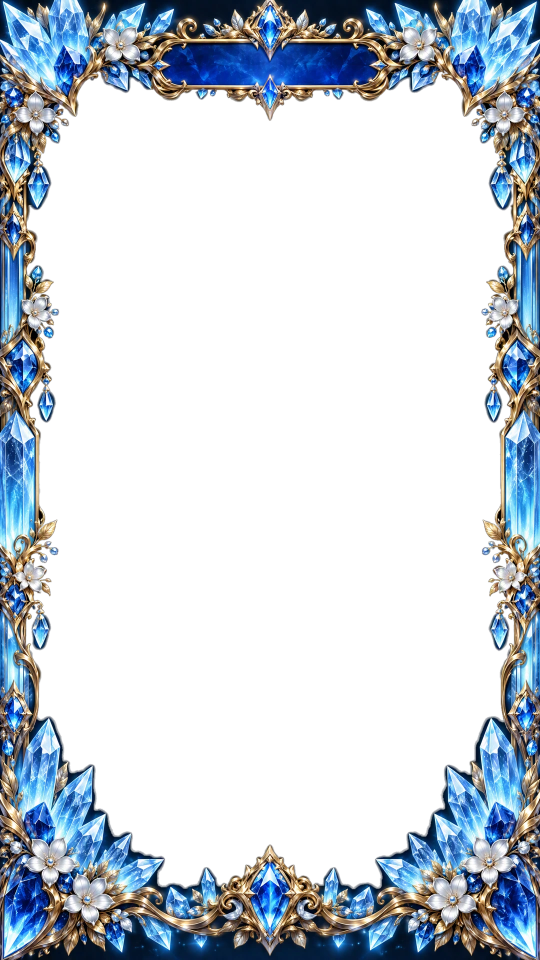
#> input picture v2/web/overlay/frames/crystal.webp, 1080 x 1920 px (shown at 1/2 size)
$ python -i migrate_to_supabase.py   (imports and definitions only)
#> lines starting #> are read from the running program, lines starting #| are printed output that depends on the picture
# -*- coding: utf-8 -*-
"""
시그니처(로컬 signature.db + media) → Supabase (Storage + Postgres) 마이그레이션.
- 사진: 최대 1280px로 축소 + WebP(q82) 압축 (투명도 보존) → Storage 'media/images/{id}.webp'
- 사운드: 원본 그대로 → Storage 'media/sounds/{id}.{ext}'
- DB: signatures 테이블에 공개 URL과 함께 등록 (id 기준 upsert, 재실행 안전)

접속 정보는 SUPABASE_CREDENTIALS.txt(gitignore됨)에서 읽음. 코드에 비밀키 하드코딩 안 함.
사용:  python migrate_to_supabase.py            # 전체
       python migrate_to_supabase.py 2          # 앞 2개만 (테스트)
"""
import os, sys, io, sqlite3, mimetypes
# [2 lines not run here, left out]
import requests
from PIL import Image

BASE = os.path.dirname(os.path.abspath(__file__))
SIG_DIR = os.path.join(BASE, '시그니처프로그램')
IMG_DIR = os.path.join(SIG_DIR, 'media', 'images')
SND_DIR = os.path.join(SIG_DIR, 'media', 'sounds')
DB_FILE = os.path.join(SIG_DIR, 'signature.db')
CREDS_FILE = os.path.join(BASE, 'SUPABASE_CREDENTIALS.txt')
BUCKET = 'media'
MAX_DIM = 1280
WEBP_Q = 82

def load_creds():
    creds = {}
    with open(CREDS_FILE, 'r', encoding='utf-8') as f:
        for line in f:
            line = line.strip()
            if line.startswith('#') or '=' not in line:
                continue
            k, v = line.split('=', 1)
            creds[k.strip()] = v.split('#')[0].strip()
    return creds

# [1 line that did not run here, left out]
# [1 line that did not run here, left out]
# [1 line that did not run here, left out]
# [1 line that did not run here, left out]

# 1년 캐시 (Supabase 기본 1시간이면 오버레이 새로고침마다 전체를 다시 받아 전송량이 폭증한다)
MEDIA_CACHE_CONTROL = 'public, max-age=31536000, immutable'

# [12 lines left out: function storage_upload, not called in this run]

def compress_image(src_path):
    """이미지를 WebP 바이트로 압축. 투명도 보존, 최대 1280px."""
#> called with src_path = 'v2/web/overlay/frames/crystal.webp'
    im = Image.open(src_path)
#> im is the input picture: PIL image 1080x1920 RGBA; mean R, G, B, A 36, 43.8, 51.8, 88.9
    # 애니메이션/특수모드 정리
    if im.mode in ('P', 'LA'):
        im = im.convert('RGBA')
    elif im.mode == 'CMYK':
        im = im.convert('RGB')
    w, h = im.size
#> w = 1080; h = 1920
    scale = min(1.0, MAX_DIM / max(w, h))
#> scale = 0.667
    if scale < 1.0:
        im = im.resize((int(w*scale), int(h*scale)), Image.LANCZOS)
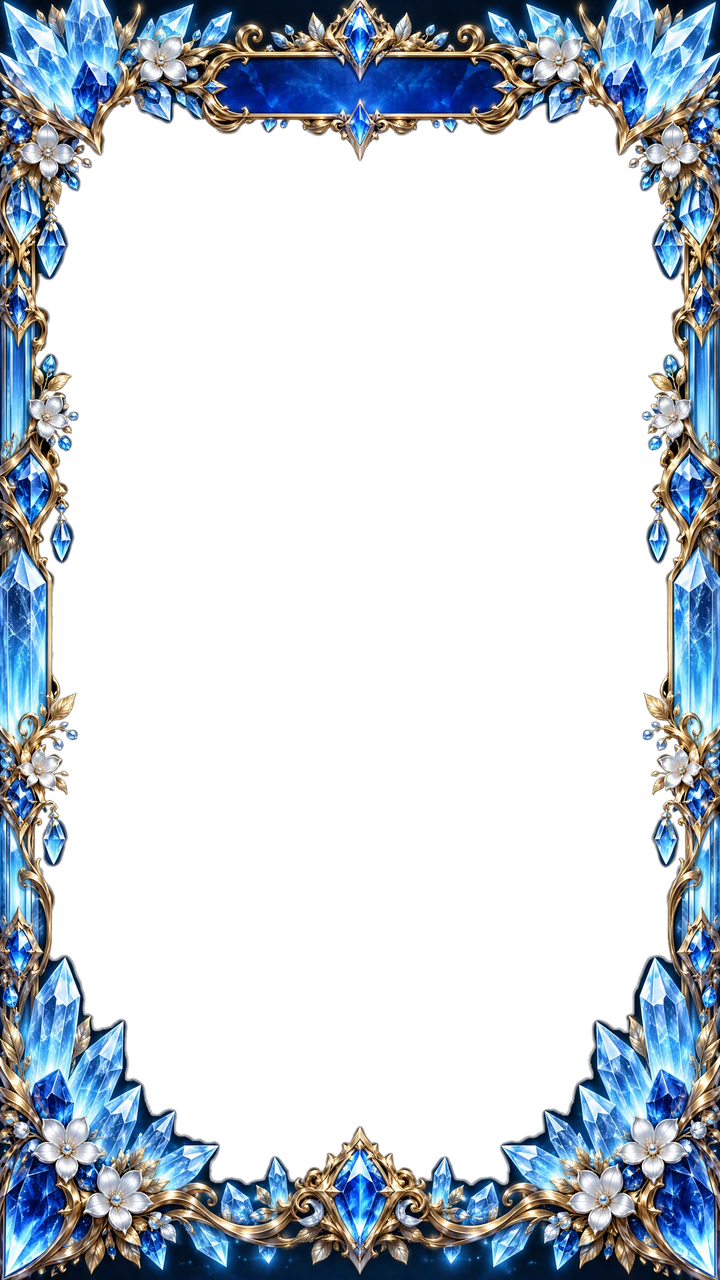
#> im: PIL image 720x1280 RGBA; mean R, G, B, A 35.6, 43.4, 51.4, 88.9; transparent parts drawn white
    buf = io.BytesIO()
    im.save(buf, format='WEBP', quality=WEBP_Q, method=6)
    return buf.getvalue()

# [82 lines left out: functions ensure_table, main, not called in this run]

# [2 lines not run here, left out]

>>> result = compress_image('v2/web/overlay/frames/crystal.webp')
